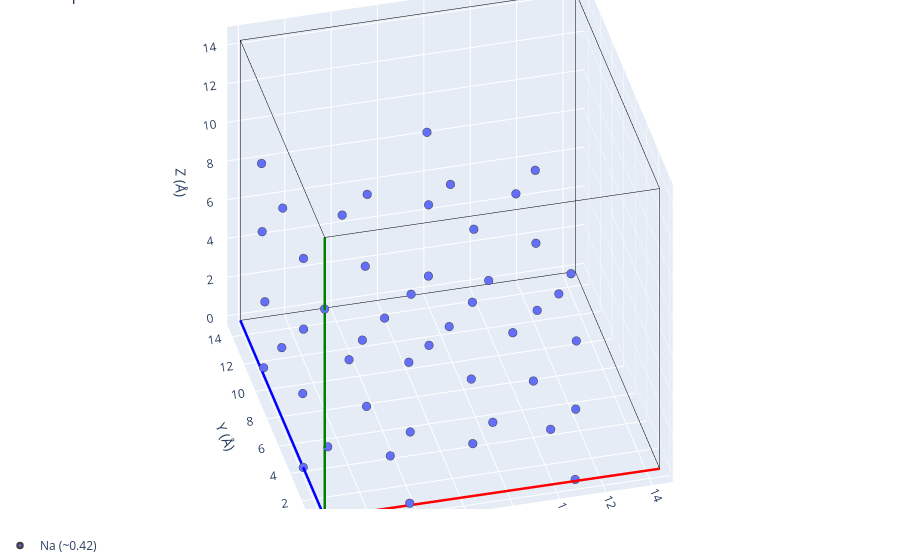

The notebook cell this image was saved under:
### Markdown cell above
Overlaying the sites (red) on the sodium density isosurface.

### Code cell
plot_3d(structure=sites)

### Figure 1 — Plotly figure (JSON) as saved in the notebook; plotly's stock layout.template omitted (floating-point values rounded to 4 significant figures)
{"data": [{"line": {"color": "red", "width": 5}, "mode": "lines", "showlegend": false, "type": "scatter3d", "x": [0, 14.44], "y": [0, -0.02995], "z": [0, 3.137e-05]}, {"line": {"color": "blue", "width": 5}, "mode": "lines", "showlegend": false, "type": "scatter3d", "x": [0, -0.02995], "y": [0, 14.44], "z": [0, -5.366e-05]}, {"line": {"color": "green", "width": 5}, "mode": "lines", "showlegend": false, "type": "scatter3d", "x": [0, 3.129e-05], "y": [0, -5.396e-05], "z": [0, 14.48]}, {"line": {"color": "black", "width": 1}, "mode": "lines", "showlegend": false, "type": "scatter3d", "x": [14.44, 14.41], "y": [-0.02995, 14.41], "z": [3.137e-05, -2.229e-05]}, {"line": {"color": "black", "width": 1}, "mode": "lines", "showlegend": false, "type": "scatter3d", "x": [14.44, 14.44], "y": [-0.02995, -0.03], "z": [3.137e-05, 14.48]}, {"line": {"color": "black", "width": 1}, "mode": "lines", "showlegend": false, "type": "scatter3d", "x": [-0.02995, 14.41], "y": [14.44, 14.41], "z": [-5.366e-05, -2.229e-05]}, {"line": {"color": "black", "width": 1}, "mode": "lines", "showlegend": false, "type": "scatter3d", "x": [-0.02995, -0.02991], "y": [14.44, 14.44], "z": [-5.366e-05, 14.48]}, {"line": {"color": "black", "width": 1}, "mode": "lines", "showlegend": false, "type": "scatter3d", "x": [3.129e-05, 14.44], "y": [-5.396e-05, -0.03], "z": [14.48, 14.48]}, {"line": {"color": "black", "width": 1}, "mode": "lines", "showlegend": false, "type": "scatter3d", "x": [3.129e-05, -0.02991], "y": [-5.396e-05, 14.44], "z": [14.48, 14.48]}, {"line": {"color": "black", "width": 1}, "mode": "lines", "showlegend": false, "type": "scatter3d", "x": [14.41, -0.02991], "y": [14.41, 14.44], "z": [14.48, 14.48]}, {"line": {"color": "black", "width": 1}, "mode": "lines", "showlegend": false, "type": "scatter3d", "x": [14.41, 14.44], "y": [14.41, -0.03], "z": [14.48, 14.48]}, {"line": {"color": "black", "width": 1}, "mode": "lines", "showlegend": false, "type": "scatter3d", "x": [14.41, 14.41], "y": [14.41, 14.41], "z": [14.48, -2.229e-05]}, {"line": {"color": "red", "width": 5}, "mode": "lines", "showlegend": false, "type": "scatter3d", "x": [0, 14.44], "y": [0, -0.02995], "z": [0, 3.137e-05]}, {"line": {"color": "blue", "width": 5}, "mode": "lines", "showlegend": false, "type": "scatter3d", "x": [0, -0.02995], "y": [0, 14.44], "z": [0, -5.366e-05]}, {"line": {"color": "green", "width": 5}, "mode": "lines", "showlegend": false, "type": "scatter3d", "x": [0, 3.129e-05], "y": [0, -5.396e-05], "z": [0, 14.48]}, {"line": {"color": "black", "width": 1}, "mode": "lines", "showlegend": false, "type": "scatter3d", "x": [14.44, 14.41], "y": [-0.02995, 14.41], "z": [3.137e-05, -2.229e-05]}, {"line": {"color": "black", "width": 1}, "mode": "lines", "showlegend": false, "type": "scatter3d", "x": [14.44, 14.44], "y": [-0.02995, -0.03], "z": [3.137e-05, 14.48]}, {"line": {"color": "black", "width": 1}, "mode": "lines", "showlegend": false, "type": "scatter3d", "x": [-0.02995, 14.41], "y": [14.44, 14.41], "z": [-5.366e-05, -2.229e-05]}, {"line": {"color": "black", "width": 1}, "mode": "lines", "showlegend": false, "type": "scatter3d", "x": [-0.02995, -0.02991], "y": [14.44, 14.44], "z": [-5.366e-05, 14.48]}, {"line": {"color": "black", "width": 1}, "mode": "lines", "showlegend": false, "type": "scatter3d", "x": [3.129e-05, 14.44], "y": [-5.396e-05, -0.03], "z": [14.48, 14.48]}, {"line": {"color": "black", "width": 1}, "mode": "lines", "showlegend": false, "type": "scatter3d", "x": [3.129e-05, -0.02991], "y": [-5.396e-05, 14.44], "z": [14.48, 14.48]}, {"line": {"color": "black", "width": 1}, "mode": "lines", "showlegend": false, "type": "scatter3d", "x": [14.41, -0.02991], "y": [14.41, 14.44], "z": [14.48, 14.48]}, {"line": {"color": "black", "width": 1}, "mode": "lines", "showlegend": false, "type": "scatter3d", "x": [14.41, 14.44], "y": [14.41, -0.03], "z": [14.48, 14.48]}, {"line": {"color": "black", "width": 1}, "mode": "lines", "showlegend": false, "type": "scatter3d", "x": [14.41, 14.41], "y": [14.41, 14.41], "z": [14.48, -2.229e-05]}, {"hovertemplate": "%{hovertext}<extra></extra>", "hovertext": ["Na<br>occupancy: 0.34"], "legendgroup": "Na", "marker": {"color": "#636EFA", "line": {"width": 2.5}, "size": 5}, "mode": "markers", "name": "Na (~0.42)", "showlegend": true, "type": "scatter3d", "x": [0.02771], "y": [7.369], "z": [10.79]}, {"hovertemplate": "%{hovertext}<extra></extra>", "hovertext": ["Na<br>occupancy: 0.43"], "legendgroup": "Na", "marker": {"color": "#636EFA", "line": {"width": 2.5}, "size": 5}, "mode": "markers", "name": "Na (~0.42)", "showlegend": false, "type": "scatter3d", "x": [-0.02242], "y": [10.82], "z": [10.67]}, {"hovertemplate": "%{hovertext}<extra></extra>", "hovertext": ["Na<br>occupancy: 0.42"], "legendgroup": "Na", "marker": {"color": "#636EFA", "line": {"width": 2.5}, "size": 5}, "mode": "markers", "name": "Na (~0.42)", "showlegend": false, "type": "scatter3d", "x": [3.611], "y": [7.244], "z": [-1.908e-05]}, {"hovertemplate": "%{hovertext}<extra></extra>", "hovertext": ["Na<br>occupancy: 0.44"], "legendgroup": "Na", "marker": {"color": "#636EFA", "line": {"width": 2.5}, "size": 5}, "mode": "markers", "name": "Na (~0.42)", "showlegend": false, "type": "scatter3d", "x": [3.704], "y": [10.64], "z": [-3.147e-05]}, {"hovertemplate": "%{hovertext}<extra></extra>", "hovertext": ["Na<br>occupancy: 0.44"], "legendgroup": "Na", "marker": {"color": "#636EFA", "line": {"width": 2.5}, "size": 5}, "mode": "markers", "name": "Na (~0.42)", "showlegend": false, "type": "scatter3d", "x": [7.196], "y": [10.81], "z": [-2.456e-05]}, {"hovertemplate": "%{hovertext}<extra></extra>", "hovertext": ["Na<br>occupancy: 0.49"], "legendgroup": "Na", "marker": {"color": "#636EFA", "line": {"width": 2.5}, "size": 5}, "mode": "markers", "name": "Na (~0.42)", "showlegend": false, "type": "scatter3d", "x": [7.205], "y": [10.95], "z": [3.486]}, {"hovertemplate": "%{hovertext}<extra></extra>", "hovertext": ["Na<br>occupancy: 0.21"], "legendgroup": "Na", "marker": {"color": "#636EFA", "line": {"width": 2.5}, "size": 5}, "mode": "markers", "name": "Na (~0.42)", "showlegend": false, "type": "scatter3d", "x": [-0.01528], "y": [7.369], "z": [3.589]}, {"hovertemplate": "%{hovertext}<extra></extra>", "hovertext": ["Na<br>occupancy: 0.22"], "legendgroup": "Na", "marker": {"color": "#636EFA", "line": {"width": 2.5}, "size": 5}, "mode": "markers", "name": "Na (~0.42)", "showlegend": false, "type": "scatter3d", "x": [0.06822], "y": [10.62], "z": [3.649]}, {"hovertemplate": "%{hovertext}<extra></extra>", "hovertext": ["Na<br>occupancy: 0.44"], "legendgroup": "Na", "marker": {"color": "#636EFA", "line": {"width": 2.5}, "size": 5}, "mode": "markers", "name": "Na (~0.42)", "showlegend": false, "type": "scatter3d", "x": [3.411], "y": [7.161], "z": [3.518]}, {"hovertemplate": "%{hovertext}<extra></extra>", "hovertext": ["Na<br>occupancy: 0.36"], "legendgroup": "Na", "marker": {"color": "#636EFA", "line": {"width": 2.5}, "size": 5}, "mode": "markers", "name": "Na (~0.42)", "showlegend": false, "type": "scatter3d", "x": [10.98], "y": [7.303], "z": [3.619]}, {"hovertemplate": "%{hovertext}<extra></extra>", "hovertext": ["Na<br>occupancy: 0.38"], "legendgroup": "Na", "marker": {"color": "#636EFA", "line": {"width": 2.5}, "size": 5}, "mode": "markers", "name": "Na (~0.42)", "showlegend": false, "type": "scatter3d", "x": [0.01507], "y": [10.87], "z": [7.106]}, {"hovertemplate": "%{hovertext}<extra></extra>", "hovertext": ["Na<br>occupancy: 0.56"], "legendgroup": "Na", "marker": {"color": "#636EFA", "line": {"width": 2.5}, "size": 5}, "mode": "markers", "name": "Na (~0.42)", "showlegend": false, "type": "scatter3d", "x": [3.501], "y": [11.01], "z": [7.244]}, {"hovertemplate": "%{hovertext}<extra></extra>", "hovertext": ["Na<br>occupancy: 0.46"], "legendgroup": "Na", "marker": {"color": "#636EFA", "line": {"width": 2.5}, "size": 5}, "mode": "markers", "name": "Na (~0.42)", "showlegend": false, "type": "scatter3d", "x": [10.94], "y": [10.8], "z": [7.182]}, {"hovertemplate": "%{hovertext}<extra></extra>", "hovertext": ["Na<br>occupancy: 0.37"], "legendgroup": "Na", "marker": {"color": "#636EFA", "line": {"width": 2.5}, "size": 5}, "mode": "markers", "name": "Na (~0.42)", "showlegend": false, "type": "scatter3d", "x": [0.05285], "y": [10.77], "z": [0.1319]}, {"hovertemplate": "%{hovertext}<extra></extra>", "hovertext": ["Na<br>occupancy: 0.44"], "legendgroup": "Na", "marker": {"color": "#636EFA", "line": {"width": 2.5}, "size": 5}, "mode": "markers", "name": "Na (~0.42)", "showlegend": false, "type": "scatter3d", "x": [3.644], "y": [7.261], "z": [10.94]}, {"hovertemplate": "%{hovertext}<extra></extra>", "hovertext": ["Na<br>occupancy: 0.48"], "legendgroup": "Na", "marker": {"color": "#636EFA", "line": {"width": 2.5}, "size": 5}, "mode": "markers", "name": "Na (~0.42)", "showlegend": false, "type": "scatter3d", "x": [10.94], "y": [3.407], "z": [7.23]}, {"hovertemplate": "%{hovertext}<extra></extra>", "hovertext": ["Na<br>occupancy: 0.51"], "legendgroup": "Na", "marker": {"color": "#636EFA", "line": {"width": 2.5}, "size": 5}, "mode": "markers", "name": "Na (~0.42)", "showlegend": false, "type": "scatter3d", "x": [10.84], "y": [-0.02252], "z": [7.238]}, {"hovertemplate": "%{hovertext}<extra></extra>", "hovertext": ["Na<br>occupancy: 0.45"], "legendgroup": "Na", "marker": {"color": "#636EFA", "line": {"width": 2.5}, "size": 5}, "mode": "markers", "name": "Na (~0.42)", "showlegend": false, "type": "scatter3d", "x": [-0.00752], "y": [3.633], "z": [7.182]}, {"hovertemplate": "%{hovertext}<extra></extra>", "hovertext": ["Na<br>occupancy: 0.40"], "legendgroup": "Na", "marker": {"color": "#636EFA", "line": {"width": 2.5}, "size": 5}, "mode": "markers", "name": "Na (~0.42)", "showlegend": false, "type": "scatter3d", "x": [-0.007827], "y": [3.777], "z": [3.752]}, {"hovertemplate": "%{hovertext}<extra></extra>", "hovertext": ["Na<br>occupancy: 0.47"], "legendgroup": "Na", "marker": {"color": "#636EFA", "line": {"width": 2.5}, "size": 5}, "mode": "markers", "name": "Na (~0.42)", "showlegend": false, "type": "scatter3d", "x": [3.467], "y": [3.557], "z": [7.192]}, {"hovertemplate": "%{hovertext}<extra></extra>", "hovertext": ["Na<br>occupancy: 0.53"], "legendgroup": "Na", "marker": {"color": "#636EFA", "line": {"width": 2.5}, "size": 5}, "mode": "markers", "name": "Na (~0.42)", "showlegend": false, "type": "scatter3d", "x": [3.654], "y": [0.1277], "z": [7.298]}, {"hovertemplate": "%{hovertext}<extra></extra>", "hovertext": ["Na<br>occupancy: 0.42"], "legendgroup": "Na", "marker": {"color": "#636EFA", "line": {"width": 2.5}, "size": 5}, "mode": "markers", "name": "Na (~0.42)", "showlegend": false, "type": "scatter3d", "x": [3.684], "y": [-0.007657], "z": [3.788]}, {"hovertemplate": "%{hovertext}<extra></extra>", "hovertext": ["Na<br>occupancy: 0.29"], "legendgroup": "Na", "marker": {"color": "#636EFA", "line": {"width": 2.5}, "size": 5}, "mode": "markers", "name": "Na (~0.42)", "showlegend": false, "type": "scatter3d", "x": [7.132], "y": [0.2645], "z": [10.81]}, {"hovertemplate": "%{hovertext}<extra></extra>", "hovertext": ["Na<br>occupancy: 0.15"], "legendgroup": "Na", "marker": {"color": "#636EFA", "line": {"width": 2.5}, "size": 5}, "mode": "markers", "name": "Na (~0.42)", "showlegend": false, "type": "scatter3d", "x": [7.318], "y": [3.573], "z": [11.09]}, {"hovertemplate": "%{hovertext}<extra></extra>", "hovertext": ["Na<br>occupancy: 0.41"], "legendgroup": "Na", "marker": {"color": "#636EFA", "line": {"width": 2.5}, "size": 5}, "mode": "markers", "name": "Na (~0.42)", "showlegend": false, "type": "scatter3d", "x": [7.282], "y": [3.602], "z": [2.395e-06]}, {"hovertemplate": "%{hovertext}<extra></extra>", "hovertext": ["Na<br>occupancy: 0.53"], "legendgroup": "Na", "marker": {"color": "#636EFA", "line": {"width": 2.5}, "size": 5}, "mode": "markers", "name": "Na (~0.42)", "showlegend": false, "type": "scatter3d", "x": [10.69], "y": [3.785], "z": [0.007945]}, {"hovertemplate": "%{hovertext}<extra></extra>", "hovertext": ["Na<br>occupancy: 0.46"], "legendgroup": "Na", "marker": {"color": "#636EFA", "line": {"width": 2.5}, "size": 5}, "mode": "markers", "name": "Na (~0.42)", "showlegend": false, "type": "scatter3d", "x": [3.726], "y": [0.02565], "z": [10.87]}, {"hovertemplate": "%{hovertext}<extra></extra>", "hovertext": ["Na<br>occupancy: 0.46"], "legendgroup": "Na", "marker": {"color": "#636EFA", "line": {"width": 2.5}, "size": 5}, "mode": "markers", "name": "Na (~0.42)", "showlegend": false, "type": "scatter3d", "x": [7.194], "y": [3.511], "z": [3.418]}, {"hovertemplate": "%{hovertext}<extra></extra>", "hovertext": ["Na<br>occupancy: 0.47"], "legendgroup": "Na", "marker": {"color": "#636EFA", "line": {"width": 2.5}, "size": 5}, "mode": "markers", "name": "Na (~0.42)", "showlegend": false, "type": "scatter3d", "x": [7.258], "y": [0.05617], "z": [3.611]}, {"hovertemplate": "%{hovertext}<extra></extra>", "hovertext": ["Na<br>occupancy: 0.50"], "legendgroup": "Na", "marker": {"color": "#636EFA", "line": {"width": 2.5}, "size": 5}, "mode": "markers", "name": "Na (~0.42)", "showlegend": false, "type": "scatter3d", "x": [10.61], "y": [-0.02206], "z": [10.75]}, {"hovertemplate": "%{hovertext}<extra></extra>", "hovertext": ["Na<br>occupancy: 0.44"], "legendgroup": "Na", "marker": {"color": "#636EFA", "line": {"width": 2.5}, "size": 5}, "mode": "markers", "name": "Na (~0.42)", "showlegend": false, "type": "scatter3d", "x": [10.82], "y": [7.299], "z": [-3.668e-06]}, {"hovertemplate": "%{hovertext}<extra></extra>", "hovertext": ["Na<br>occupancy: 0.33"], "legendgroup": "Na", "marker": {"color": "#636EFA", "line": {"width": 2.5}, "size": 5}, "mode": "markers", "name": "Na (~0.42)", "showlegend": false, "type": "scatter3d", "x": [10.87], "y": [7.184], "z": [10.96]}, {"hovertemplate": "%{hovertext}<extra></extra>", "hovertext": ["Na<br>occupancy: 0.48"], "legendgroup": "Na", "marker": {"color": "#636EFA", "line": {"width": 2.5}, "size": 5}, "mode": "markers", "name": "Na (~0.42)", "showlegend": false, "type": "scatter3d", "x": [0.0317], "y": [3.807], "z": [10.71]}, {"hovertemplate": "%{hovertext}<extra></extra>", "hovertext": ["Na<br>occupancy: 0.40"], "legendgroup": "Na", "marker": {"color": "#636EFA", "line": {"width": 2.5}, "size": 5}, "mode": "markers", "name": "Na (~0.42)", "showlegend": false, "type": "scatter3d", "x": [10.82], "y": [10.84], "z": [-1.681e-05]}, {"hovertemplate": "%{hovertext}<extra></extra>", "hovertext": ["Na<br>occupancy: 0.56"], "legendgroup": "Na", "marker": {"color": "#636EFA", "line": {"width": 2.5}, "size": 5}, "mode": "markers", "name": "Na (~0.42)", "showlegend": false, "type": "scatter3d", "x": [3.724], "y": [3.594], "z": [-5.281e-06]}, {"hovertemplate": "%{hovertext}<extra></extra>", "hovertext": ["Na<br>occupancy: 0.29"], "legendgroup": "Na", "marker": {"color": "#636EFA", "line": {"width": 2.5}, "size": 5}, "mode": "markers", "name": "Na (~0.42)", "showlegend": false, "type": "scatter3d", "x": [0.1253], "y": [-0.0002735], "z": [3.644]}, {"hovertemplate": "%{hovertext}<extra></extra>", "hovertext": ["Na<br>occupancy: 0.38"], "legendgroup": "Na", "marker": {"color": "#636EFA", "line": {"width": 2.5}, "size": 5}, "mode": "markers", "name": "Na (~0.42)", "showlegend": false, "type": "scatter3d", "x": [10.83], "y": [0.03392], "z": [3.675]}, {"hovertemplate": "%{hovertext}<extra></extra>", "hovertext": ["Na<br>occupancy: 0.34"], "legendgroup": "Na", "marker": {"color": "#636EFA", "line": {"width": 2.5}, "size": 5}, "mode": "markers", "name": "Na (~0.42)", "showlegend": false, "type": "scatter3d", "x": [7.212], "y": [7.177], "z": [10.88]}, {"hovertemplate": "%{hovertext}<extra></extra>", "hovertext": ["Na<br>occupancy: 0.33"], "legendgroup": "Na", "marker": {"color": "#636EFA", "line": {"width": 2.5}, "size": 5}, "mode": "markers", "name": "Na (~0.42)", "showlegend": false, "type": "scatter3d", "x": [10.85], "y": [6.976], "z": [7.342]}, {"hovertemplate": "%{hovertext}<extra></extra>", "hovertext": ["Na<br>occupancy: 0.53"], "legendgroup": "Na", "marker": {"color": "#636EFA", "line": {"width": 2.5}, "size": 5}, "mode": "markers", "name": "Na (~0.42)", "showlegend": false, "type": "scatter3d", "x": [3.659], "y": [-0.007591], "z": [0.1077]}, {"hovertemplate": "%{hovertext}<extra></extra>", "hovertext": ["Na<br>occupancy: 0.49"], "legendgroup": "Na", "marker": {"color": "#636EFA", "line": {"width": 2.5}, "size": 5}, "mode": "markers", "name": "Na (~0.42)", "showlegend": false, "type": "scatter3d", "x": [7.166], "y": [11.04], "z": [10.86]}, {"hovertemplate": "%{hovertext}<extra></extra>", "hovertext": ["Na<br>occupancy: 0.51"], "legendgroup": "Na", "marker": {"color": "#636EFA", "line": {"width": 2.5}, "size": 5}, "mode": "markers", "name": "Na (~0.42)", "showlegend": false, "type": "scatter3d", "x": [7.189], "y": [10.86], "z": [7.23]}, {"hovertemplate": "%{hovertext}<extra></extra>", "hovertext": ["Na<br>occupancy: 0.44"], "legendgroup": "Na", "marker": {"color": "#636EFA", "line": {"width": 2.5}, "size": 5}, "mode": "markers", "name": "Na (~0.42)", "showlegend": false, "type": "scatter3d", "x": [-5.472e-05], "y": [0.03756], "z": [10.76]}, {"hovertemplate": "%{hovertext}<extra></extra>", "hovertext": ["Na<br>occupancy: 0.50"], "legendgroup": "Na", "marker": {"color": "#636EFA", "line": {"width": 2.5}, "size": 5}, "mode": "markers", "name": "Na (~0.42)", "showlegend": false, "type": "scatter3d", "x": [10.82], "y": [0.09628], "z": [2.307e-05]}, {"hovertemplate": "%{hovertext}<extra></extra>", "hovertext": ["Na<br>occupancy: 0.45"], "legendgroup": "Na", "marker": {"color": "#636EFA", "line": {"width": 2.5}, "size": 5}, "mode": "markers", "name": "Na (~0.42)", "showlegend": false, "type": "scatter3d", "x": [7.166], "y": [7.204], "z": [3.525]}, {"hovertemplate": "%{hovertext}<extra></extra>", "hovertext": ["Na<br>occupancy: 0.44"], "legendgroup": "Na", "marker": {"color": "#636EFA", "line": {"width": 2.5}, "size": 5}, "mode": "markers", "name": "Na (~0.42)", "showlegend": false, "type": "scatter3d", "x": [7.251], "y": [3.539], "z": [7.357]}, {"hovertemplate": "%{hovertext}<extra></extra>", "hovertext": ["Na<br>occupancy: 0.42"], "legendgroup": "Na", "marker": {"color": "#636EFA", "line": {"width": 2.5}, "size": 5}, "mode": "markers", "name": "Na (~0.42)", "showlegend": false, "type": "scatter3d", "x": [3.57], "y": [7.298], "z": [7.214]}, {"hovertemplate": "%{hovertext}<extra></extra>", "hovertext": ["Na<br>occupancy: 0.42"], "legendgroup": "Na", "marker": {"color": "#636EFA", "line": {"width": 2.5}, "size": 5}, "mode": "markers", "name": "Na (~0.42)", "showlegend": false, "type": "scatter3d", "x": [-0.007643], "y": [3.684], "z": [-1.369e-05]}], "layout": {"legend": {"orientation": "h", "x": 0, "xanchor": "left", "y": -0.1, "yanchor": "bottom"}, "margin": {"b": 0, "l": 0, "r": 0, "t": 0}, "scene": {"aspectmode": "manual", "aspectratio": {"x": 1.444, "y": 1.444, "z": 1.448}, "camera": {"eye": {"x": -0.7219, "y": -2.887, "z": 2.171}, "projection": {"type": "orthographic"}}, "xaxis": {"title": {"text": "X (Å)"}}, "yaxis": {"title": {"text": "Y (Å)"}}, "zaxis": {"title": {"text": "Z (Å)"}}}, "showlegend": true, "title": {"text": "3D plot"}}}
